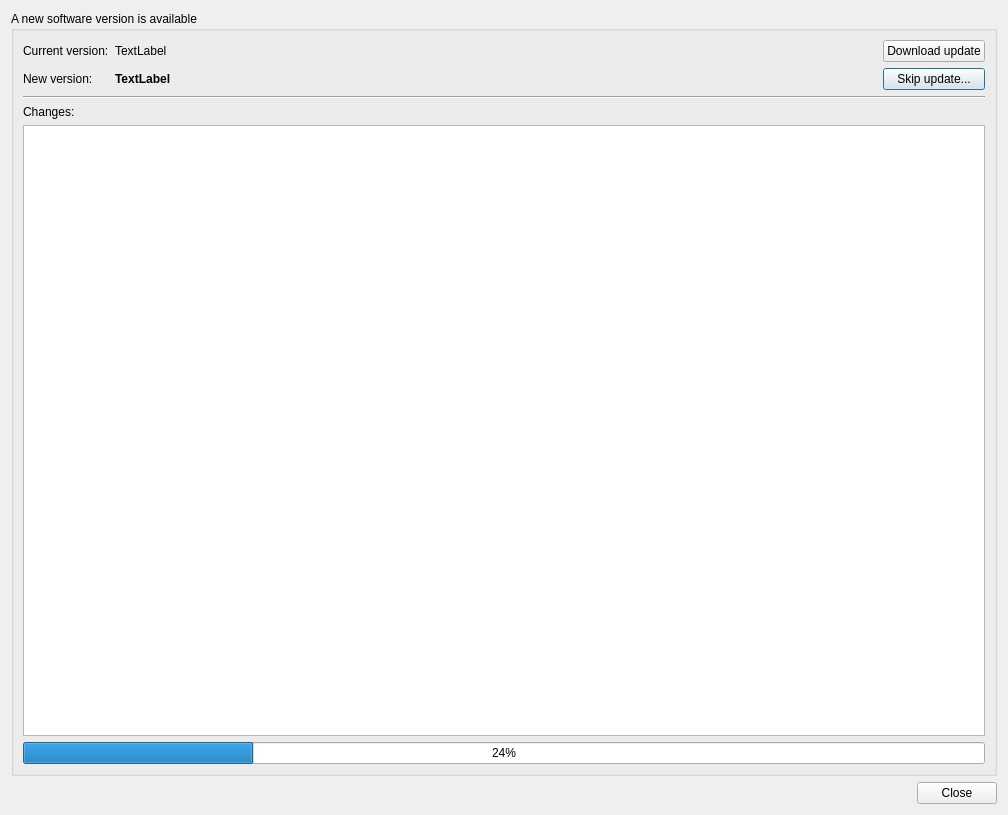
<?xml version="1.0" encoding="UTF-8"?>
<ui version="4.0">
 <class>QtExt::AutoUpdateDialog</class>
 <widget class="QDialog" name="QtExt::AutoUpdateDialog">
  <property name="geometry">
   <rect>
    <x>0</x>
    <y>0</y>
    <width>1008</width>
    <height>815</height>
   </rect>
  </property>
  <property name="windowTitle">
   <string>Software update</string>
  </property>
  <layout class="QVBoxLayout" name="verticalLayout">
   <item>
    <widget class="QGroupBox" name="groupBox">
     <property name="title">
      <string>A new software version is available</string>
     </property>
     <layout class="QGridLayout" name="gridLayout">
      <item row="0" column="1">
       <widget class="QLabel" name="labelCurrentVersionNumber">
        <property name="sizePolicy">
         <sizepolicy hsizetype="Expanding" vsizetype="Preferred">
          <horstretch>0</horstretch>
          <verstretch>0</verstretch>
         </sizepolicy>
        </property>
        <property name="font">
         <font>
          <bold>false</bold>
         </font>
        </property>
        <property name="text">
         <string>TextLabel</string>
        </property>
       </widget>
      </item>
      <item row="3" column="0" colspan="2">
       <widget class="QLabel" name="label">
        <property name="text">
         <string>Changes:</string>
        </property>
       </widget>
      </item>
      <item row="1" column="2">
       <widget class="QPushButton" name="pushButtonSkipUpdate">
        <property name="text">
         <string>Skip update...</string>
        </property>
       </widget>
      </item>
      <item row="0" column="0">
       <widget class="QLabel" name="labelCurrentVersion">
        <property name="text">
         <string>Current version:</string>
        </property>
       </widget>
      </item>
      <item row="0" column="2">
       <widget class="QPushButton" name="pushButtonDownload">
        <property name="text">
         <string>Download update</string>
        </property>
       </widget>
      </item>
      <item row="2" column="0" colspan="3">
       <widget class="Line" name="line">
        <property name="orientation">
         <enum>Qt::Horizontal</enum>
        </property>
       </widget>
      </item>
      <item row="1" column="0">
       <widget class="QLabel" name="labelNewVersion">
        <property name="text">
         <string>New version:</string>
        </property>
       </widget>
      </item>
      <item row="1" column="1">
       <widget class="QLabel" name="labelNewVersionNumber">
        <property name="font">
         <font>
          <bold>true</bold>
         </font>
        </property>
        <property name="text">
         <string>TextLabel</string>
        </property>
       </widget>
      </item>
      <item row="5" column="0" colspan="3">
       <widget class="QTextBrowser" name="textBrowserChangeLog">
        <property name="minimumSize">
         <size>
          <width>800</width>
          <height>500</height>
         </size>
        </property>
        <property name="openExternalLinks">
         <bool>true</bool>
        </property>
       </widget>
      </item>
      <item row="6" column="0" colspan="3">
       <widget class="QProgressBar" name="progressBarDownload">
        <property name="value">
         <number>24</number>
        </property>
       </widget>
      </item>
     </layout>
    </widget>
   </item>
   <item>
    <widget class="QDialogButtonBox" name="buttonBox">
     <property name="orientation">
      <enum>Qt::Horizontal</enum>
     </property>
     <property name="standardButtons">
      <set>QDialogButtonBox::StandardButton::Close</set>
     </property>
    </widget>
   </item>
  </layout>
 </widget>
 <resources/>
 <connections>
  <connection>
   <sender>buttonBox</sender>
   <signal>accepted()</signal>
   <receiver>QtExt::AutoUpdateDialog</receiver>
   <slot>accept()</slot>
   <hints>
    <hint type="sourcelabel">
     <x>922</x>
     <y>792</y>
    </hint>
    <hint type="destinationlabel">
     <x>935</x>
     <y>852</y>
    </hint>
   </hints>
  </connection>
 </connections>
</ui>
